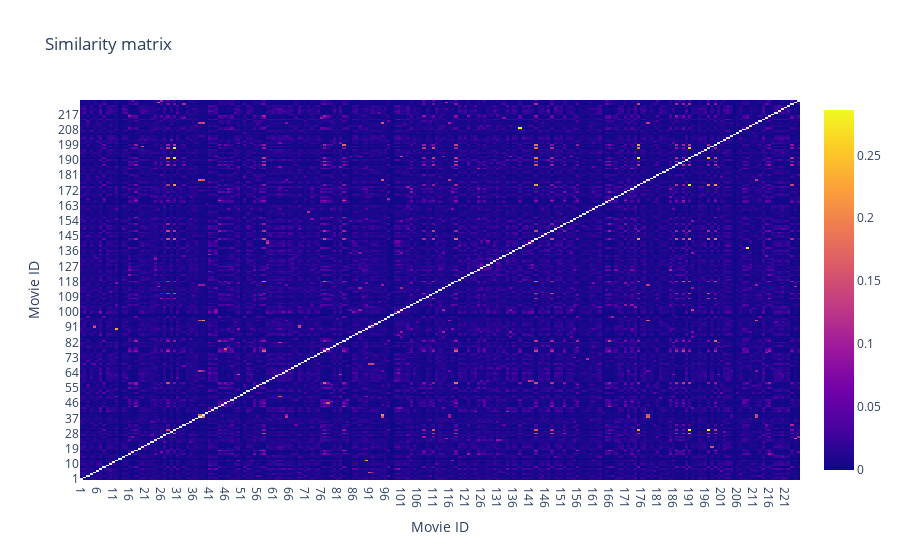

The notebook cell this image was saved under:
### Code cell
#heatmap of similarity matrix
import plotly.express as px
import plotly.graph_objects as go
#get parent folder
parent = os.path.dirname(os.getcwd())
fig = go.Figure(data=go.Heatmap(
                   z=sim_matrix,
                   x=list(movies.keys()),
                   y=list(movies.keys()),
                   hoverongaps = False))
fig.update_layout(
    title='Similarity matrix',
    xaxis_title='Movie ID',
    yaxis_title='Movie ID')
#save figure in plots as png
fig.write_image(os.path.join(parent, "plots", "similarity_matrix.png"), width=1200, height=800, scale=3)
fig.show()

### Figure 1 — Plotly figure (JSON) as saved in the notebook; plotly's stock layout.template omitted (floating-point values rounded to 4 significant figures; data arrays with more than 128 entries replaced by an {"elided": "..."} marker saying what was removed)
{"data": [{"hoverongaps": false, "type": "heatmap", "x": {"elided": "225 str values"}, "y": {"elided": "225 str values"}, "z": {"elided": "225x225 float values"}}], "layout": {"title": {"text": "Similarity matrix"}, "xaxis": {"title": {"text": "Movie ID"}}, "yaxis": {"title": {"text": "Movie ID"}}}}
